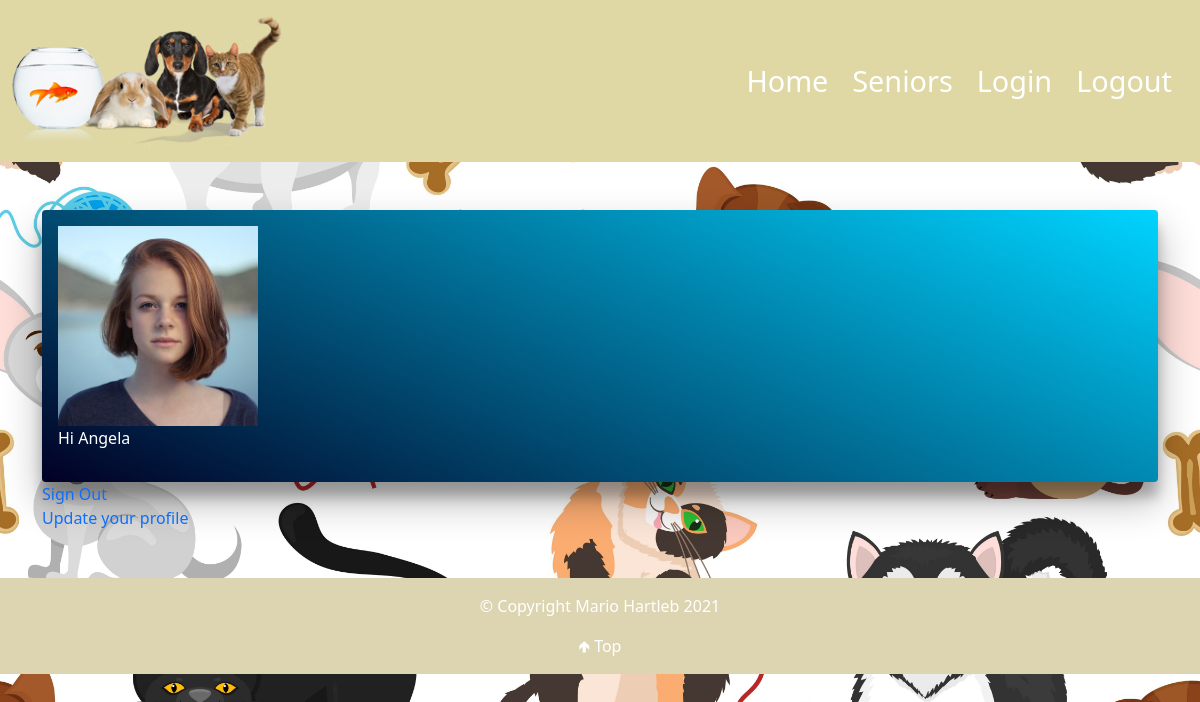
The app's page /home.php (signed in) with its own data.
### tables this page shows
CREATE TABLE `user` (
  `id` int(11) NOT NULL,
  `f_name` varchar(255) NOT NULL,
  `l_name` varchar(255) NOT NULL,
  `pass` varchar(255) NOT NULL,
  `date_of_birth` date NOT NULL,
  `email` varchar(255) NOT NULL,
  `image` varchar(255) DEFAULT NULL,
  `status` varchar(4) NOT NULL DEFAULT 'user'
);

### home.php (the view, shortened to what this page needs)
<?php
require_once 'components/db_connect.php';
$res = mysqli_query($connect, "SELECT * FROM user WHERE id=" . $_SESSION['user']);
$row = mysqli_fetch_array($res, MYSQLI_ASSOC);
?>
<!DOCTYPE html>
<html lang="en">
    <head>
        <?php require_once 'components/boot.php'?>
        <link rel="stylesheet" href="css/styles.css">
    </head>
    <body>
    <?php include_once "components/navbar1.php";?>
        <div class="container">
            <div class="hero shadow-css rounded bg-light p-3 mt-5">
                <img class="userImage" src="pictures/<?php echo $row['image']; ?>" alt="<?php echo $row['f_name']; ?>">
                <p class="text-white" >Hi <?php echo $row['f_name']; ?></p>
            </div>
            <a href="logout.php?logout">Sign Out</a><br>
            <a href="update.php?id=<?php echo $_SESSION['user'] ?>">Update your profile</a>
        </div>
    <?php include_once "components/footer.php";?>
    </body>
</html>

### css/styles.css (style rules this page uses)
* { box-sizing: border-box; margin: 0; padding: 0; }
body { background: url("../pictures/animal_bg-min.jpg"); background-size: cover; min-height: 100vh; }
.shadow-css { box-shadow: rgba(0, 0, 0, 0.3) 0px 19px 38px, rgba(0, 0, 0, 0.22) 0px 15px 12px; }
a { text-decoration: none; }

### home.php (style rules this page uses)
.userImage { width: 200px; height: 200px; }
.hero { background: rgb(2,0,36); background: linear-gradient(24deg, rgba(2,0,36,1) 0%, rgba(0,212,255,1) 100%); }

### records on screen
user: image (picture), f_name "Angela"
